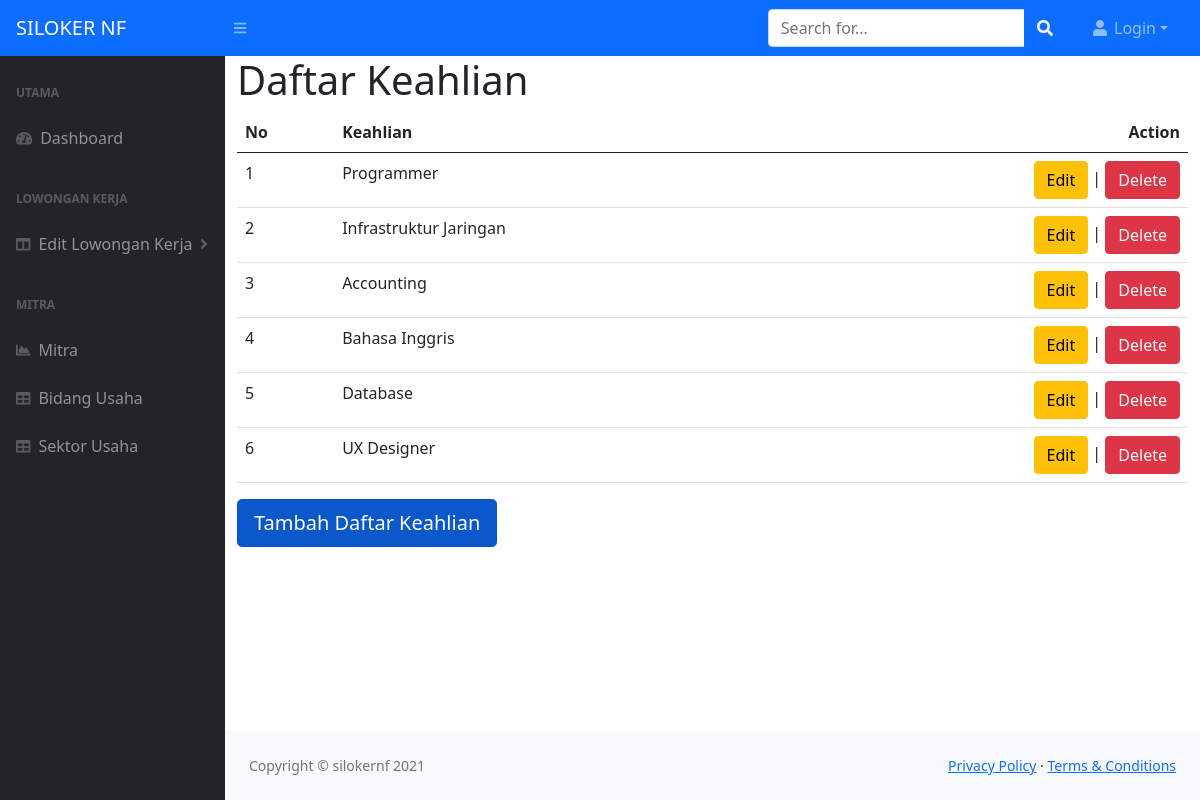
/index.php/keahlian, run on the app's committed database.
### tables this page shows
CREATE TABLE `keahlian` (
  `id` int(11) NOT NULL,
  `nama` varchar(45) DEFAULT NULL
);

### application/controllers/Keahlian.php (called while the page is built, shortened)
<?php
class Keahlian extends CI_Controller {
    public function index ()
    {
        $this->load->model('All_model', 'keahlian');
        $data['list_keahlian']=$this->keahlian->getALL('keahlian');
        $this->load->view('header');
        $this->load->view('keahlian/index',$data);
        $this->load->view('footer');
    }
}

### index.php (called while the page is built, shortened)
<?php
require_once BASEPATH.'core/CodeIgniter.php';

### application/models/All_model.php (called while the page is built, shortened)
<?php
class All_model extends CI_Model {
    public function getAll($nama){
        $query = $this->db->get($nama);
        return $query;
    }
}

### application/views/keahlian/index.php (the view, shortened to what this page needs)
<h1>Daftar Keahlian</h1>
<table class="table">
    <thead>
        <tr>
            <th>No</th><th>Keahlian</th><th style="text-align:right">Action</th>
        </tr>
    </thead>
    <tbody>
        <?php
        $nomor=1;
        foreach($list_keahlian->result() as $keahlian){
        ?>
        <tr>
            <td><?=$nomor?></td>
            <td><?=$keahlian->nama?></td>
            <td style="text-align:right">
            <a href="<?=base_url()?>keahlian/edit/<?=$keahlian->id?>" class="btn btn-warning">Edit</a> |
            <a href="<?=base_url()?>keahlian/delete/<?=$keahlian->id?>" class="btn btn-danger"
            <?php echo 'onclick="return hapusKeahlian(\'Data Keahlian '.$keahlian->nama.' Yakin mau dihapus ?? \')"'?>
            >Delete</a></td>
        </tr>
        <?php
        $nomor++;
        }
        ?>
    </tbody>
</table>
<a href="<?=base_url()?>keahlian/form" class="btn btn-primary btn-lg active" role="button" aria-pressed="true">Tambah Daftar Keahlian</a>

### data on the page
keahlian: nama "Programmer"
keahlian: nama "Infrastruktur Jaringan"
keahlian: nama "Accounting"
keahlian: nama "Bahasa Inggris"
keahlian: nama "Database"
keahlian: nama "UX Designer"

### other printed values
$username "Login"
